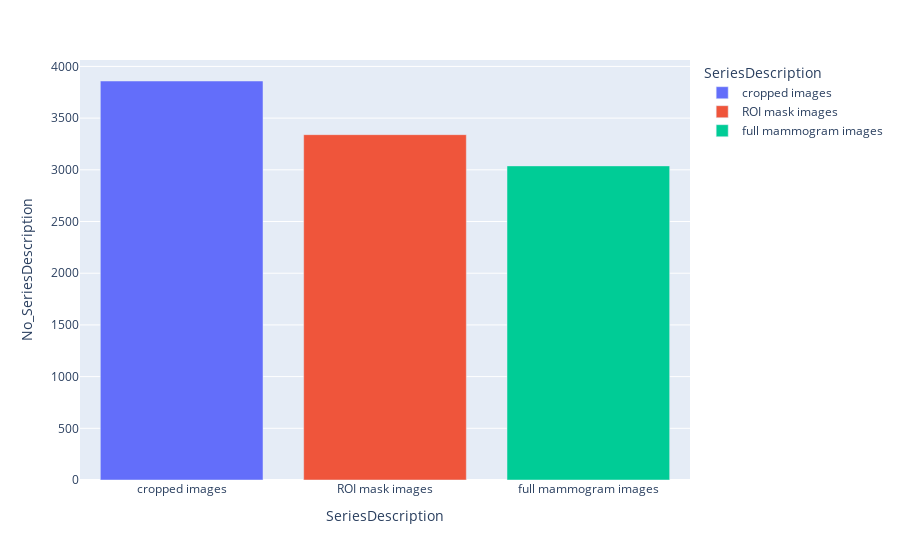

The code cell stored with this chart in its notebook:
### Code cell
## plot the series
series_dicom_graph=px.bar(data_frame=series_dicom, x='SeriesDescription', y='No_SeriesDescription', color='SeriesDescription')
series_dicom_graph

### Figure 1 — Plotly figure (JSON) as saved in the notebook; plotly's stock layout.template omitted (floating-point values rounded to 4 significant figures)
{"data": [{"alignmentgroup": "True", "hovertemplate": "SeriesDescription=%{x}<br>No_SeriesDescription=%{y}<extra></extra>", "legendgroup": "cropped images", "marker": {"color": "#636efa", "pattern": {"shape": ""}}, "name": "cropped images", "offsetgroup": "cropped images", "orientation": "v", "showlegend": true, "textposition": "auto", "type": "bar", "x": ["cropped images"], "xaxis": "x", "y": [3859], "yaxis": "y"}, {"alignmentgroup": "True", "hovertemplate": "SeriesDescription=%{x}<br>No_SeriesDescription=%{y}<extra></extra>", "legendgroup": "ROI mask images", "marker": {"color": "#EF553B", "pattern": {"shape": ""}}, "name": "ROI mask images", "offsetgroup": "ROI mask images", "orientation": "v", "showlegend": true, "textposition": "auto", "type": "bar", "x": ["ROI mask images"], "xaxis": "x", "y": [3340], "yaxis": "y"}, {"alignmentgroup": "True", "hovertemplate": "SeriesDescription=%{x}<br>No_SeriesDescription=%{y}<extra></extra>", "legendgroup": "full mammogram images", "marker": {"color": "#00cc96", "pattern": {"shape": ""}}, "name": "full mammogram images", "offsetgroup": "full mammogram images", "orientation": "v", "showlegend": true, "textposition": "auto", "type": "bar", "x": ["full mammogram images"], "xaxis": "x", "y": [3038], "yaxis": "y"}], "layout": {"barmode": "relative", "legend": {"title": {"text": "SeriesDescription"}, "tracegroupgap": 0}, "margin": {"t": 60}, "xaxis": {"anchor": "y", "categoryarray": ["cropped images", "ROI mask images", "full mammogram images"], "categoryorder": "array", "domain": [0, 1], "title": {"text": "SeriesDescription"}}, "yaxis": {"anchor": "x", "domain": [0, 1], "title": {"text": "No_SeriesDescription"}}}}
